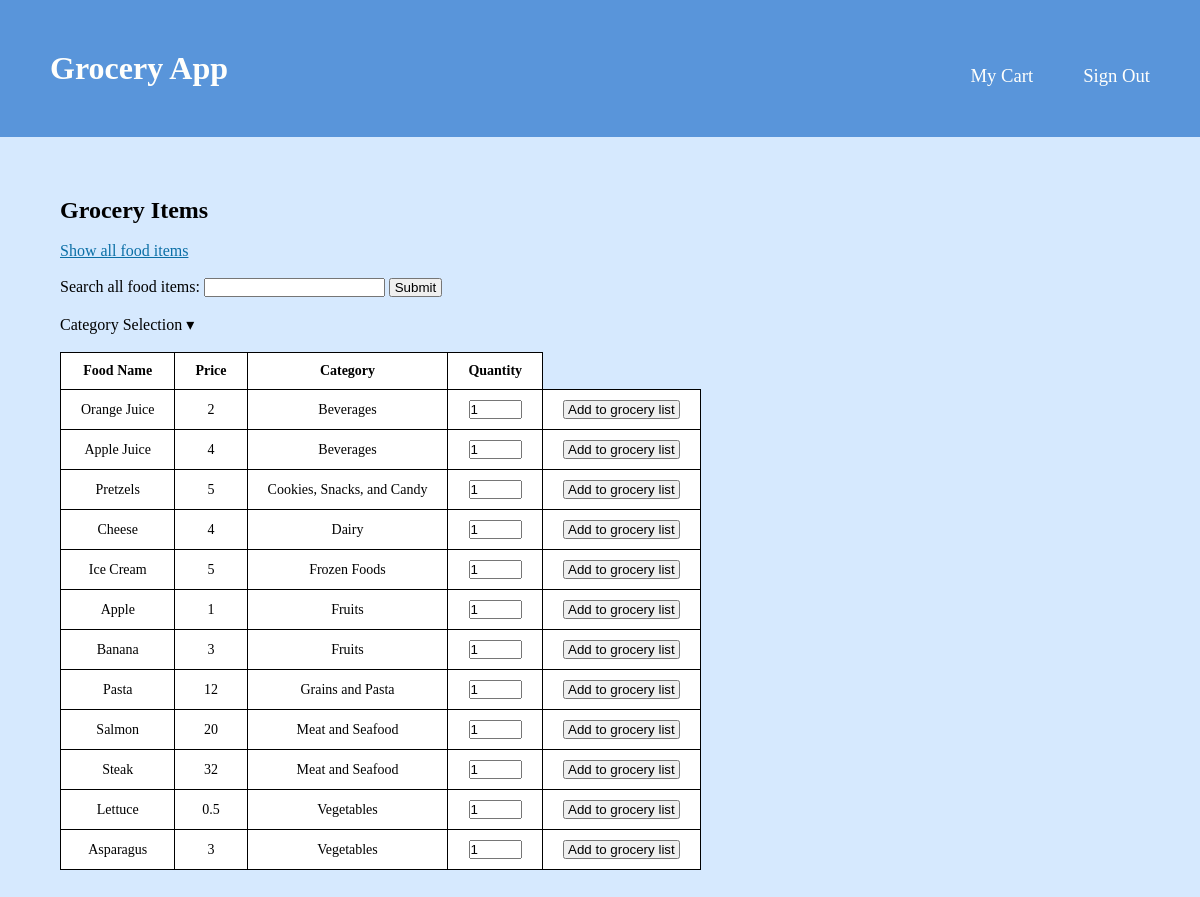
The app's page /GroceryApp/showStore.php with its own data.
### tables this page shows
CREATE TABLE FoodItem (
	foodID INTEGER PRIMARY KEY,
	foodName TEXT NOT NULL,
	price REAL NOT NULL CHECK(price > 0.0),
	category TEXT NOT NULL,
	FOREIGN KEY (category) references Category(name) on update cascade on delete cascade
);

### GroceryApp/showStore.php (the view, shortened to what this page needs)
<!DOCTYPE html>
<html>
<head>
    <link rel="stylesheet" href="styles.css" />
</head>
<body>
    <div class="page">
        <header class="menu-container">
				<h1 class="logo">
					<a class="logo-link" href="./index.html">Grocery App</a>
				</h1>
				<nav class="menu">
					<li><a class="nav-link" href="./groceryList.php">My Cart</a></li>
					<li><a class="nav-link" href="./groceryLogin.php">Sign Out</a></li>
				</nav>
		</header>
        <article class="content">
            <header>
                <h2>Grocery Items</h2>
            </header>
            <br>
            <div>
                <a href="showStore.php" style="color: #0b6fa6">Show all food items</a>
            </div>
            <br>
            <div>
                <form action="showStore.php" method="get">
                    <label for="s">Search all food items:</label>
                    <input type="search" name="s" required>
                    <input type="submit" value=" Submit " />
                </form>
            </div>
            <br>
            <div class="dropdown">
                    <span>Category Selection &#9662;</span>
            </div>
            <div>
                <?php
                    $db_file = './myDB/grocery.db';
                    try {
                        $db = new PDO('sqlite:' . $db_file);
                        $db->setAttribute(PDO::ATTR_ERRMODE, PDO::ERRMODE_EXCEPTION);
                        if ($_SERVER["REQUEST_METHOD"] == "POST") {
                            if(empty($_POST['categories'])){
                                echo("<br>No food categories selected.");
                            }
                            else{
                                echo '<br>
                                <table>
                                    <thead>
                                        <tr>
                                        <th>Food Name</th>
                                        <th>Price</th>
                                        <th>Category</th>
                                        <th>Quantity</th>
                                        </tr>
                                    </thead>
                                    <tbody>';
                                $categoriesChosen = $_POST['categories'];
                                $N = count($categoriesChosen);
                                for($i=0; $i < $N; $i++){
                                    $c = $categoriesChosen[$i];
                                    $qry = "select * from foodItem where category = '$c';";
                                    $result_set = $db->query($qry);
                                    foreach($result_set as $tuple){
                                        echo '<tr>
                                                <td>'.$tuple['foodName'].'</td>
                                                <td>'.$tuple['price'].'</td>
                                                <td>'.$tuple['category'].'</td>
                                                <form action="addToCart.php?foodID='.$tuple['foodID'].'" method="post">
                                                <td><input type="number" name = "quantity" value="1" min="1" style="width: 4em"></td>
                                                <td><input type="submit" value=" Add to grocery list "></td>
                                                </form>
                                            </tr>';
                                    }
                                }
                                echo '</tbody>
                                    </table>';
                            }
                        }
                        else if (!isset($_GET['s'])){
                            $qry = "select * from foodItem order by category;";
                            $result_set = $db->query($qry);
                            echo '<br>
                                <table>
                                    <thead>
                                        <tr>
                                        <th>Food Name</th>
                                        <th>Price</th>
                                        <th>Category</th>
                                        <th>Quantity</th>
                                        </tr>
                                    </thead>
                                    <tbody>';
                            foreach($result_set as $tuple){
                                echo '<tr>
                                        <td>'.$tuple['foodName'].'</td>
                                        <td>'.$tuple['price'].'</td>
                                        <td>'.$tuple['category'].'</td>
                                        <form action="addToCart.php?foodID='.$tuple['foodID'].'" method="post">
                                        <td><input type="number" name = "quantity" value="1" min="1" style="width: 4em"></td>
                                        <td><input type="submit" value=" Add to grocery list "></td>
                                        </form>
                                    </tr>';
                            }
                            echo '</tbody>
                                </table>';
                        }
                    }
                    catch(PDOException $e) {
                        die('Exception : '.$e->getMessage());
                    }
                ?>
            </div>
        </article>
    </div>
</body>
</html>

### GroceryApp/styles.css (style rules this page uses)
:root { --header-color: #5995da; --header-font: #fff; --header-hover: #5d6063; --header-dropdown-background: #b2d6ff; --background-color: #d6e9fe; --body-font: #fffffc; --pop-of-green: #b9f5d8; --pop-of-blue: #08a4bd; }
* { margin: 0; padding: 0; box-sizing: border-box; }
body { min-height: 100vh; display: flex; background-color: var(--background-color); flex-direction: column; }
.page { height: 100%; }
.menu-container { color: var(--header-font); background-color: var(--header-color); padding: 20px 0; display: flex; justify-content: space-between; width: 100%; padding: 50px; }
.menu { margin-top: 15px; width: 60%; display: flex; align-items: center; justify-content: right; }
.menu > li { display: inline; margin-right: 50px; }
.menu > li:last-of-type { margin-right: 0; }
.dropdown { position: relative; display: inline-flex; }
.dropdown > span { z-index: 2; position: relative; cursor: pointer; }
.nav-link:link, .nav-link:visited { font-size: 14pt; color: var(--body-font); text-decoration: none; }
.logo-link:link, .logo-link:visited { color: var(--body-font); text-decoration: none; }
.content { display: block; margin: 5%; }
table { border-collapse: collapse; }
td, th { border: 1px solid black; padding: 10px 20px; font-size: 14px; text-align: center; background-color: var(--header-font); }

### records on screen
fooditem: foodName "Orange Juice", price "2", category "Beverages"
fooditem: foodName "Apple Juice", price "4", category "Beverages"
fooditem: foodName "Pretzels", price "5", category "Cookies, Snacks, and Candy"
fooditem: foodName "Cheese", price "4", category "Dairy"
fooditem: foodName "Ice Cream", price "5", category "Frozen Foods"
fooditem: foodName "Apple", price "1", category "Fruits"
fooditem: foodName "Banana", price "3", category "Fruits"
fooditem: foodName "Pasta", price "12", category "Grains and Pasta"
fooditem: foodName "Salmon", price "20", category "Meat and Seafood"
fooditem: foodName "Steak", price "32", category "Meat and Seafood"
fooditem: foodName "Lettuce", price "0.5", category "Vegetables"
fooditem: foodName "Asparagus", price "3", category "Vegetables"
